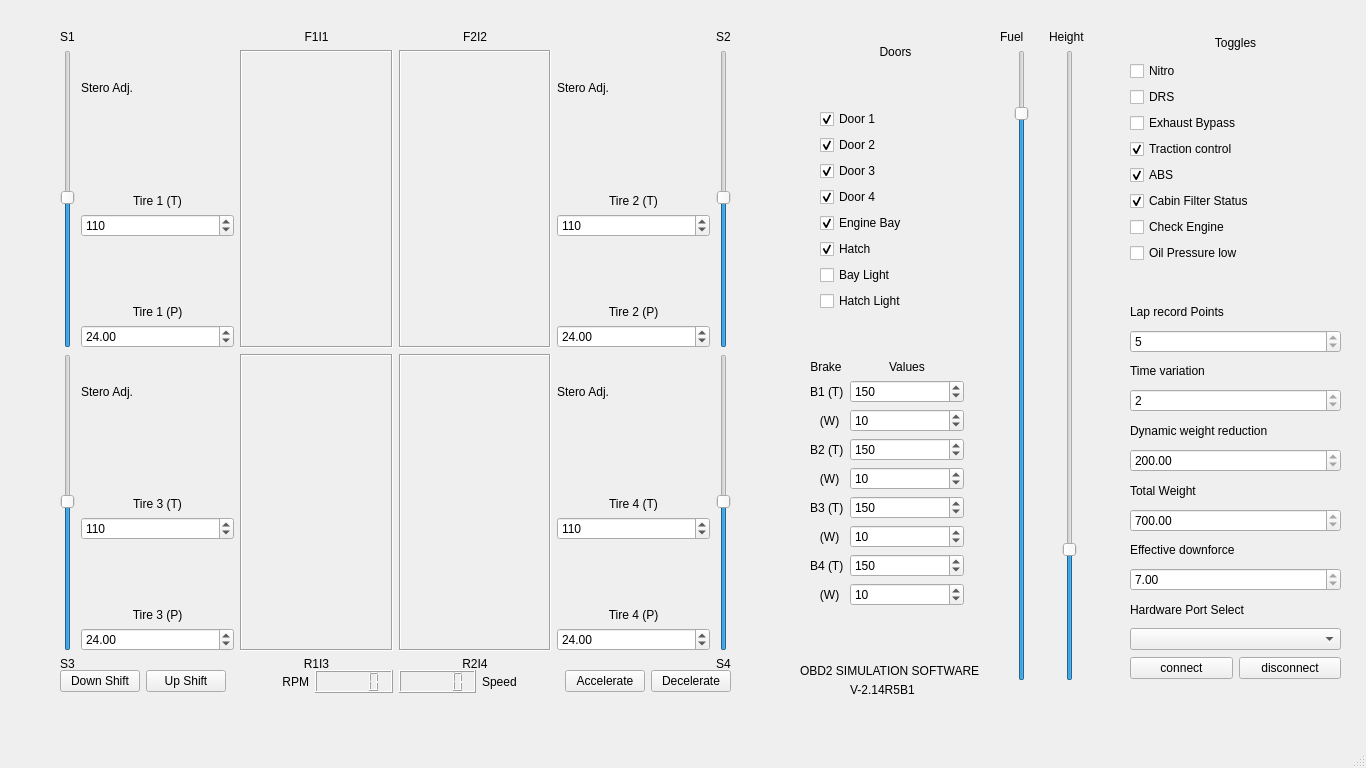
<?xml version="1.0" encoding="UTF-8"?>
<ui version="4.0">
 <class>MainWindow</class>
 <widget class="QMainWindow" name="MainWindow">
  <property name="geometry">
   <rect>
    <x>0</x>
    <y>0</y>
    <width>1366</width>
    <height>768</height>
   </rect>
  </property>
  <property name="minimumSize">
   <size>
    <width>1360</width>
    <height>760</height>
   </size>
  </property>
  <property name="windowTitle">
   <string>MainWindow</string>
  </property>
  <widget class="QWidget" name="centralwidget">
   <widget class="QWidget" name="verticalLayoutWidget">
    <property name="geometry">
     <rect>
      <x>1130</x>
      <y>30</y>
      <width>211</width>
      <height>681</height>
     </rect>
    </property>
    <layout class="QVBoxLayout" name="verticalLayout">
     <item>
      <widget class="QLabel" name="label_5">
       <property name="text">
        <string>Toggles</string>
       </property>
       <property name="alignment">
        <set>Qt::AlignCenter</set>
       </property>
      </widget>
     </item>
     <item>
      <widget class="QCheckBox" name="Nitro">
       <property name="text">
        <string>Nitro</string>
       </property>
      </widget>
     </item>
     <item>
      <widget class="QCheckBox" name="DRS">
       <property name="text">
        <string>DRS</string>
       </property>
      </widget>
     </item>
     <item>
      <widget class="QCheckBox" name="ExhaustBypass">
       <property name="text">
        <string>Exhaust Bypass</string>
       </property>
      </widget>
     </item>
     <item>
      <widget class="QCheckBox" name="TC">
       <property name="text">
        <string>Traction control</string>
       </property>
       <property name="checked">
        <bool>true</bool>
       </property>
      </widget>
     </item>
     <item>
      <widget class="QCheckBox" name="ABS">
       <property name="text">
        <string>ABS</string>
       </property>
       <property name="checked">
        <bool>true</bool>
       </property>
      </widget>
     </item>
     <item>
      <widget class="QCheckBox" name="Cabin">
       <property name="text">
        <string>Cabin Filter Status</string>
       </property>
       <property name="checked">
        <bool>true</bool>
       </property>
      </widget>
     </item>
     <item>
      <widget class="QCheckBox" name="Engine">
       <property name="text">
        <string>Check Engine</string>
       </property>
      </widget>
     </item>
     <item>
      <widget class="QCheckBox" name="OilPressure">
       <property name="text">
        <string>Oil Pressure low </string>
       </property>
      </widget>
     </item>
     <item>
      <widget class="QLabel" name="label_4">
       <property name="text">
        <string/>
       </property>
      </widget>
     </item>
     <item>
      <widget class="QLabel" name="label_33">
       <property name="text">
        <string>Lap record Points</string>
       </property>
      </widget>
     </item>
     <item>
      <widget class="QSpinBox" name="Lrp">
       <property name="readOnly">
        <bool>true</bool>
       </property>
       <property name="maximum">
        <number>100</number>
       </property>
       <property name="value">
        <number>5</number>
       </property>
      </widget>
     </item>
     <item>
      <widget class="QLabel" name="label_6">
       <property name="text">
        <string>Time variation</string>
       </property>
      </widget>
     </item>
     <item>
      <widget class="QSpinBox" name="TV">
       <property name="readOnly">
        <bool>true</bool>
       </property>
       <property name="minimum">
        <number>-99</number>
       </property>
       <property name="value">
        <number>2</number>
       </property>
      </widget>
     </item>
     <item>
      <widget class="QLabel" name="label">
       <property name="text">
        <string>Dynamic weight reduction</string>
       </property>
      </widget>
     </item>
     <item>
      <widget class="QDoubleSpinBox" name="DWR">
       <property name="readOnly">
        <bool>true</bool>
       </property>
       <property name="maximum">
        <double>200.990000000000009</double>
       </property>
       <property name="value">
        <double>200.000000000000000</double>
       </property>
      </widget>
     </item>
     <item>
      <widget class="QLabel" name="label_2">
       <property name="text">
        <string>Total Weight</string>
       </property>
      </widget>
     </item>
     <item>
      <widget class="QDoubleSpinBox" name="TW">
       <property name="readOnly">
        <bool>true</bool>
       </property>
       <property name="minimum">
        <double>700.000000000000000</double>
       </property>
       <property name="maximum">
        <double>1000.000000000000000</double>
       </property>
      </widget>
     </item>
     <item>
      <widget class="QLabel" name="label_3">
       <property name="text">
        <string>Effective downforce</string>
       </property>
      </widget>
     </item>
     <item>
      <widget class="QDoubleSpinBox" name="DF">
       <property name="readOnly">
        <bool>true</bool>
       </property>
       <property name="maximum">
        <double>10.990000000000000</double>
       </property>
       <property name="value">
        <double>7.000000000000000</double>
       </property>
      </widget>
     </item>
     <item>
      <widget class="QLabel" name="label_49">
       <property name="text">
        <string>Hardware Port Select </string>
       </property>
      </widget>
     </item>
     <item>
      <widget class="QComboBox" name="serialPortSelect_comboBox">
       <property name="toolTip">
        <string/>
       </property>
      </widget>
     </item>
     <item>
      <layout class="QGridLayout" name="gridLayout_4">
       <item row="2" column="1" alignment="Qt::AlignVCenter">
        <widget class="QPushButton" name="disconnect_button">
         <property name="text">
          <string>disconnect</string>
         </property>
        </widget>
       </item>
       <item row="2" column="0" alignment="Qt::AlignVCenter">
        <widget class="QPushButton" name="connect_button">
         <property name="text">
          <string>connect</string>
         </property>
        </widget>
       </item>
      </layout>
     </item>
     <item>
      <widget class="QLabel" name="label_16">
       <property name="text">
        <string/>
       </property>
      </widget>
     </item>
    </layout>
   </widget>
   <widget class="QWidget" name="gridLayoutWidget">
    <property name="geometry">
     <rect>
      <x>60</x>
      <y>30</y>
      <width>671</width>
      <height>641</height>
     </rect>
    </property>
    <layout class="QGridLayout" name="gridLayout">
     <item row="1" column="0">
      <widget class="QSlider" name="Sus1">
       <property name="sliderPosition">
        <number>50</number>
       </property>
       <property name="orientation">
        <enum>Qt::Vertical</enum>
       </property>
      </widget>
     </item>
     <item row="4" column="5">
      <widget class="QLabel" name="label_18">
       <property name="text">
        <string>S4</string>
       </property>
      </widget>
     </item>
     <item row="0" column="2">
      <widget class="QLabel" name="label_39">
       <property name="text">
        <string>F1I1</string>
       </property>
       <property name="alignment">
        <set>Qt::AlignCenter</set>
       </property>
      </widget>
     </item>
     <item row="3" column="3">
      <widget class="QLabel" name="label_46">
       <property name="frameShape">
        <enum>QFrame::Box</enum>
       </property>
       <property name="frameShadow">
        <enum>QFrame::Sunken</enum>
       </property>
       <property name="text">
        <string/>
       </property>
       <property name="textFormat">
        <enum>Qt::RichText</enum>
       </property>
       <property name="pixmap">
        <pixmap resource="Resource.qrc">:/Res/R4.png</pixmap>
       </property>
       <property name="scaledContents">
        <bool>false</bool>
       </property>
       <property name="alignment">
        <set>Qt::AlignLeading|Qt::AlignLeft|Qt::AlignTop</set>
       </property>
      </widget>
     </item>
     <item row="1" column="1">
      <layout class="QVBoxLayout" name="verticalLayout_2">
       <item>
        <widget class="QLabel" name="label_32">
         <property name="text">
          <string>Stero Adj.</string>
         </property>
        </widget>
       </item>
       <item>
        <widget class="QLabel" name="label_7">
         <property name="text">
          <string>Tire 1 (T)</string>
         </property>
         <property name="alignment">
          <set>Qt::AlignBottom|Qt::AlignHCenter</set>
         </property>
        </widget>
       </item>
       <item>
        <widget class="QSpinBox" name="T1_t">
         <property name="maximum">
          <number>200</number>
         </property>
         <property name="value">
          <number>110</number>
         </property>
         <property name="displayIntegerBase">
          <number>10</number>
         </property>
        </widget>
       </item>
       <item>
        <widget class="QLabel" name="label_8">
         <property name="text">
          <string>Tire 1 (P)</string>
         </property>
         <property name="alignment">
          <set>Qt::AlignBottom|Qt::AlignHCenter</set>
         </property>
        </widget>
       </item>
       <item>
        <widget class="QDoubleSpinBox" name="T1_p">
         <property name="minimum">
          <double>12.000000000000000</double>
         </property>
         <property name="singleStep">
          <double>0.100000000000000</double>
         </property>
         <property name="value">
          <double>24.000000000000000</double>
         </property>
        </widget>
       </item>
      </layout>
     </item>
     <item row="4" column="2">
      <widget class="QLabel" name="label_37">
       <property name="text">
        <string>R1I3</string>
       </property>
       <property name="alignment">
        <set>Qt::AlignCenter</set>
       </property>
      </widget>
     </item>
     <item row="0" column="0">
      <widget class="QLabel" name="label_41">
       <property name="text">
        <string>S1</string>
       </property>
      </widget>
     </item>
     <item row="3" column="2">
      <widget class="QLabel" name="label_45">
       <property name="frameShape">
        <enum>QFrame::Box</enum>
       </property>
       <property name="frameShadow">
        <enum>QFrame::Sunken</enum>
       </property>
       <property name="text">
        <string/>
       </property>
       <property name="pixmap">
        <pixmap resource="Resource.qrc">:/Res/R3.png</pixmap>
       </property>
       <property name="scaledContents">
        <bool>false</bool>
       </property>
       <property name="alignment">
        <set>Qt::AlignRight|Qt::AlignTop|Qt::AlignTrailing</set>
       </property>
      </widget>
     </item>
     <item row="0" column="5">
      <widget class="QLabel" name="label_42">
       <property name="text">
        <string>S2</string>
       </property>
      </widget>
     </item>
     <item row="3" column="5">
      <widget class="QSlider" name="Sus4">
       <property name="sliderPosition">
        <number>50</number>
       </property>
       <property name="orientation">
        <enum>Qt::Vertical</enum>
       </property>
      </widget>
     </item>
     <item row="3" column="0">
      <widget class="QSlider" name="Sus3">
       <property name="sliderPosition">
        <number>50</number>
       </property>
       <property name="orientation">
        <enum>Qt::Vertical</enum>
       </property>
      </widget>
     </item>
     <item row="4" column="3">
      <widget class="QLabel" name="label_38">
       <property name="text">
        <string>R2I4</string>
       </property>
       <property name="alignment">
        <set>Qt::AlignCenter</set>
       </property>
      </widget>
     </item>
     <item row="3" column="4">
      <layout class="QVBoxLayout" name="verticalLayout_6">
       <item>
        <widget class="QLabel" name="label_34">
         <property name="text">
          <string>Stero Adj.</string>
         </property>
        </widget>
       </item>
       <item>
        <widget class="QLabel" name="label_13">
         <property name="text">
          <string>Tire 4 (T)</string>
         </property>
         <property name="alignment">
          <set>Qt::AlignBottom|Qt::AlignHCenter</set>
         </property>
        </widget>
       </item>
       <item>
        <widget class="QSpinBox" name="T4_t">
         <property name="maximum">
          <number>200</number>
         </property>
         <property name="value">
          <number>110</number>
         </property>
         <property name="displayIntegerBase">
          <number>10</number>
         </property>
        </widget>
       </item>
       <item>
        <widget class="QLabel" name="label_14">
         <property name="text">
          <string>Tire 4 (P)</string>
         </property>
         <property name="alignment">
          <set>Qt::AlignBottom|Qt::AlignHCenter</set>
         </property>
        </widget>
       </item>
       <item>
        <widget class="QDoubleSpinBox" name="T4_p">
         <property name="minimum">
          <double>12.000000000000000</double>
         </property>
         <property name="singleStep">
          <double>0.100000000000000</double>
         </property>
         <property name="value">
          <double>24.000000000000000</double>
         </property>
        </widget>
       </item>
      </layout>
     </item>
     <item row="1" column="3">
      <widget class="QLabel" name="label_44">
       <property name="frameShape">
        <enum>QFrame::Box</enum>
       </property>
       <property name="frameShadow">
        <enum>QFrame::Sunken</enum>
       </property>
       <property name="text">
        <string/>
       </property>
       <property name="pixmap">
        <pixmap resource="Resource.qrc">:/Res/F2.png</pixmap>
       </property>
       <property name="scaledContents">
        <bool>false</bool>
       </property>
       <property name="alignment">
        <set>Qt::AlignBottom|Qt::AlignLeading|Qt::AlignLeft</set>
       </property>
      </widget>
     </item>
     <item row="3" column="1">
      <layout class="QVBoxLayout" name="verticalLayout_5">
       <item>
        <widget class="QLabel" name="label_35">
         <property name="text">
          <string>Stero Adj.</string>
         </property>
        </widget>
       </item>
       <item>
        <widget class="QLabel" name="label_11">
         <property name="text">
          <string>Tire 3 (T)</string>
         </property>
         <property name="alignment">
          <set>Qt::AlignBottom|Qt::AlignHCenter</set>
         </property>
        </widget>
       </item>
       <item>
        <widget class="QSpinBox" name="T3_t">
         <property name="maximum">
          <number>200</number>
         </property>
         <property name="value">
          <number>110</number>
         </property>
         <property name="displayIntegerBase">
          <number>10</number>
         </property>
        </widget>
       </item>
       <item>
        <widget class="QLabel" name="label_12">
         <property name="text">
          <string>Tire 3 (P)</string>
         </property>
         <property name="alignment">
          <set>Qt::AlignBottom|Qt::AlignHCenter</set>
         </property>
        </widget>
       </item>
       <item>
        <widget class="QDoubleSpinBox" name="T3_p">
         <property name="minimum">
          <double>12.000000000000000</double>
         </property>
         <property name="singleStep">
          <double>0.100000000000000</double>
         </property>
         <property name="value">
          <double>24.000000000000000</double>
         </property>
        </widget>
       </item>
      </layout>
     </item>
     <item row="1" column="5">
      <widget class="QSlider" name="Sus2">
       <property name="sliderPosition">
        <number>50</number>
       </property>
       <property name="orientation">
        <enum>Qt::Vertical</enum>
       </property>
      </widget>
     </item>
     <item row="1" column="2">
      <widget class="QLabel" name="label_47">
       <property name="frameShape">
        <enum>QFrame::Box</enum>
       </property>
       <property name="frameShadow">
        <enum>QFrame::Sunken</enum>
       </property>
       <property name="lineWidth">
        <number>1</number>
       </property>
       <property name="midLineWidth">
        <number>0</number>
       </property>
       <property name="text">
        <string/>
       </property>
       <property name="pixmap">
        <pixmap resource="Resource.qrc">:/Res/F1.png</pixmap>
       </property>
       <property name="scaledContents">
        <bool>false</bool>
       </property>
       <property name="alignment">
        <set>Qt::AlignBottom|Qt::AlignRight|Qt::AlignTrailing</set>
       </property>
      </widget>
     </item>
     <item row="1" column="4">
      <layout class="QVBoxLayout" name="verticalLayout_4">
       <item>
        <widget class="QLabel" name="label_36">
         <property name="text">
          <string>Stero Adj.</string>
         </property>
        </widget>
       </item>
       <item>
        <widget class="QLabel" name="label_9">
         <property name="text">
          <string>Tire 2 (T)</string>
         </property>
         <property name="alignment">
          <set>Qt::AlignBottom|Qt::AlignHCenter</set>
         </property>
        </widget>
       </item>
       <item>
        <widget class="QSpinBox" name="T2_t">
         <property name="maximum">
          <number>200</number>
         </property>
         <property name="value">
          <number>110</number>
         </property>
         <property name="displayIntegerBase">
          <number>10</number>
         </property>
        </widget>
       </item>
       <item>
        <widget class="QLabel" name="label_10">
         <property name="text">
          <string>Tire 2 (P)</string>
         </property>
         <property name="alignment">
          <set>Qt::AlignBottom|Qt::AlignHCenter</set>
         </property>
        </widget>
       </item>
       <item>
        <widget class="QDoubleSpinBox" name="T2_p">
         <property name="minimum">
          <double>12.000000000000000</double>
         </property>
         <property name="singleStep">
          <double>0.100000000000000</double>
         </property>
         <property name="value">
          <double>24.000000000000000</double>
         </property>
        </widget>
       </item>
      </layout>
     </item>
     <item row="0" column="3">
      <widget class="QLabel" name="label_40">
       <property name="text">
        <string>F2I2</string>
       </property>
       <property name="alignment">
        <set>Qt::AlignCenter</set>
       </property>
      </widget>
     </item>
     <item row="4" column="0">
      <widget class="QLabel" name="label_17">
       <property name="text">
        <string>S3</string>
       </property>
      </widget>
     </item>
    </layout>
   </widget>
   <widget class="QWidget" name="formLayoutWidget">
    <property name="geometry">
     <rect>
      <x>1000</x>
      <y>30</y>
      <width>91</width>
      <height>651</height>
     </rect>
    </property>
    <layout class="QGridLayout" name="gridLayout_2">
     <item row="0" column="0">
      <widget class="QLabel" name="label_15">
       <property name="text">
        <string>Fuel</string>
       </property>
      </widget>
     </item>
     <item row="0" column="1">
      <widget class="QLabel" name="rideHeight">
       <property name="text">
        <string>Height</string>
       </property>
      </widget>
     </item>
     <item row="1" column="0" alignment="Qt::AlignHCenter">
      <widget class="QSlider" name="Fuel">
       <property name="sliderPosition">
        <number>90</number>
       </property>
       <property name="orientation">
        <enum>Qt::Vertical</enum>
       </property>
      </widget>
     </item>
     <item row="1" column="1" alignment="Qt::AlignHCenter">
      <widget class="QSlider" name="verticalSlider_6">
       <property name="layoutDirection">
        <enum>Qt::LeftToRight</enum>
       </property>
       <property name="sliderPosition">
        <number>20</number>
       </property>
       <property name="orientation">
        <enum>Qt::Vertical</enum>
       </property>
      </widget>
     </item>
    </layout>
   </widget>
   <widget class="QWidget" name="verticalLayoutWidget_2">
    <property name="geometry">
     <rect>
      <x>820</x>
      <y>0</y>
      <width>151</width>
      <height>311</height>
     </rect>
    </property>
    <layout class="QVBoxLayout" name="verticalLayout_3">
     <item>
      <widget class="QLabel" name="label_21">
       <property name="text">
        <string>Doors</string>
       </property>
       <property name="alignment">
        <set>Qt::AlignCenter</set>
       </property>
      </widget>
     </item>
     <item>
      <widget class="QCheckBox" name="D1">
       <property name="text">
        <string>Door 1</string>
       </property>
       <property name="checked">
        <bool>true</bool>
       </property>
      </widget>
     </item>
     <item>
      <widget class="QCheckBox" name="D2">
       <property name="text">
        <string>Door 2</string>
       </property>
       <property name="checked">
        <bool>true</bool>
       </property>
      </widget>
     </item>
     <item>
      <widget class="QCheckBox" name="D3">
       <property name="text">
        <string>Door 3</string>
       </property>
       <property name="checked">
        <bool>true</bool>
       </property>
      </widget>
     </item>
     <item>
      <widget class="QCheckBox" name="D4">
       <property name="text">
        <string>Door 4</string>
       </property>
       <property name="checked">
        <bool>true</bool>
       </property>
      </widget>
     </item>
     <item>
      <widget class="QCheckBox" name="EngineBay">
       <property name="text">
        <string>Engine Bay</string>
       </property>
       <property name="checked">
        <bool>true</bool>
       </property>
      </widget>
     </item>
     <item>
      <widget class="QCheckBox" name="Hatch">
       <property name="text">
        <string>Hatch</string>
       </property>
       <property name="checked">
        <bool>true</bool>
       </property>
      </widget>
     </item>
     <item>
      <widget class="QCheckBox" name="BayLight">
       <property name="text">
        <string>Bay Light</string>
       </property>
      </widget>
     </item>
     <item>
      <widget class="QCheckBox" name="HatchLight">
       <property name="text">
        <string>Hatch Light</string>
       </property>
      </widget>
     </item>
    </layout>
   </widget>
   <widget class="QWidget" name="formLayoutWidget_2">
    <property name="geometry">
     <rect>
      <x>810</x>
      <y>360</y>
      <width>154</width>
      <height>281</height>
     </rect>
    </property>
    <layout class="QFormLayout" name="formLayout">
     <property name="fieldGrowthPolicy">
      <enum>QFormLayout::AllNonFixedFieldsGrow</enum>
     </property>
     <property name="rowWrapPolicy">
      <enum>QFormLayout::DontWrapRows</enum>
     </property>
     <item row="0" column="0">
      <widget class="QLabel" name="label_22">
       <property name="text">
        <string>Brake</string>
       </property>
       <property name="alignment">
        <set>Qt::AlignCenter</set>
       </property>
      </widget>
     </item>
     <item row="1" column="1">
      <widget class="QSpinBox" name="B1_t">
       <property name="maximum">
        <number>1000</number>
       </property>
       <property name="value">
        <number>150</number>
       </property>
      </widget>
     </item>
     <item row="1" column="0">
      <widget class="QLabel" name="label_24">
       <property name="text">
        <string>B1 (T)</string>
       </property>
      </widget>
     </item>
     <item row="2" column="0">
      <widget class="QLabel" name="label_25">
       <property name="text">
        <string>   (W)</string>
       </property>
      </widget>
     </item>
     <item row="3" column="0">
      <widget class="QLabel" name="label_26">
       <property name="text">
        <string>B2 (T)</string>
       </property>
      </widget>
     </item>
     <item row="4" column="0">
      <widget class="QLabel" name="label_27">
       <property name="text">
        <string>   (W)</string>
       </property>
      </widget>
     </item>
     <item row="5" column="0">
      <widget class="QLabel" name="label_28">
       <property name="text">
        <string>B3 (T)</string>
       </property>
      </widget>
     </item>
     <item row="6" column="0">
      <widget class="QLabel" name="label_29">
       <property name="text">
        <string>   (W)</string>
       </property>
      </widget>
     </item>
     <item row="7" column="0">
      <widget class="QLabel" name="label_30">
       <property name="text">
        <string>B4 (T)</string>
       </property>
      </widget>
     </item>
     <item row="8" column="0">
      <widget class="QLabel" name="label_31">
       <property name="text">
        <string>   (W)</string>
       </property>
      </widget>
     </item>
     <item row="2" column="1">
      <widget class="QSpinBox" name="B1_w">
       <property name="maximum">
        <number>100</number>
       </property>
       <property name="value">
        <number>10</number>
       </property>
      </widget>
     </item>
     <item row="3" column="1">
      <widget class="QSpinBox" name="B2_t">
       <property name="maximum">
        <number>1000</number>
       </property>
       <property name="value">
        <number>150</number>
       </property>
      </widget>
     </item>
     <item row="5" column="1">
      <widget class="QSpinBox" name="B3_t">
       <property name="maximum">
        <number>1000</number>
       </property>
       <property name="value">
        <number>150</number>
       </property>
      </widget>
     </item>
     <item row="7" column="1">
      <widget class="QSpinBox" name="B4_t">
       <property name="maximum">
        <number>1000</number>
       </property>
       <property name="value">
        <number>150</number>
       </property>
      </widget>
     </item>
     <item row="4" column="1">
      <widget class="QSpinBox" name="B2_w">
       <property name="maximum">
        <number>100</number>
       </property>
       <property name="value">
        <number>10</number>
       </property>
      </widget>
     </item>
     <item row="6" column="1">
      <widget class="QSpinBox" name="B3_w">
       <property name="maximum">
        <number>100</number>
       </property>
       <property name="value">
        <number>10</number>
       </property>
      </widget>
     </item>
     <item row="8" column="1">
      <widget class="QSpinBox" name="B4_w">
       <property name="maximum">
        <number>100</number>
       </property>
       <property name="value">
        <number>10</number>
       </property>
      </widget>
     </item>
     <item row="0" column="1">
      <widget class="QLabel" name="label_23">
       <property name="text">
        <string>Values</string>
       </property>
       <property name="alignment">
        <set>Qt::AlignCenter</set>
       </property>
      </widget>
     </item>
    </layout>
   </widget>
   <widget class="QWidget" name="gridLayoutWidget_2">
    <property name="geometry">
     <rect>
      <x>60</x>
      <y>670</y>
      <width>671</width>
      <height>33</height>
     </rect>
    </property>
    <layout class="QGridLayout" name="gridLayout_3">
     <item row="1" column="7">
      <widget class="QPushButton" name="pushButton_2">
       <property name="text">
        <string>Accelerate</string>
       </property>
      </widget>
     </item>
     <item row="1" column="4">
      <widget class="QLCDNumber" name="lcdNumber">
       <property name="value" stdset="0">
        <double>0.000000000000000</double>
       </property>
       <property name="intValue" stdset="0">
        <number>0</number>
       </property>
      </widget>
     </item>
     <item row="1" column="8">
      <widget class="QPushButton" name="Accelerator">
       <property name="text">
        <string>Decelerate</string>
       </property>
       <property name="shortcut">
        <string comment=" "/>
       </property>
       <property name="autoRepeat">
        <bool>true</bool>
       </property>
      </widget>
     </item>
     <item row="1" column="2">
      <widget class="QLabel" name="label_19">
       <property name="text">
        <string>RPM</string>
       </property>
       <property name="alignment">
        <set>Qt::AlignRight|Qt::AlignTrailing|Qt::AlignVCenter</set>
       </property>
      </widget>
     </item>
     <item row="1" column="0">
      <widget class="QPushButton" name="GearShift">
       <property name="text">
        <string>Down Shift</string>
       </property>
      </widget>
     </item>
     <item row="1" column="1">
      <widget class="QPushButton" name="pushButton">
       <property name="text">
        <string>Up Shift</string>
       </property>
      </widget>
     </item>
     <item row="1" column="5">
      <widget class="QLCDNumber" name="lcdNumber_2">
       <property name="value" stdset="0">
        <double>0.000000000000000</double>
       </property>
       <property name="intValue" stdset="0">
        <number>0</number>
       </property>
      </widget>
     </item>
     <item row="1" column="6">
      <widget class="QLabel" name="label_20">
       <property name="text">
        <string>Speed</string>
       </property>
      </widget>
     </item>
     <item row="2" column="2">
      <spacer name="verticalSpacer_2">
       <property name="orientation">
        <enum>Qt::Vertical</enum>
       </property>
       <property name="sizeHint" stdset="0">
        <size>
         <width>20</width>
         <height>40</height>
        </size>
       </property>
      </spacer>
     </item>
    </layout>
   </widget>
   <widget class="QLabel" name="label_43">
    <property name="geometry">
     <rect>
      <x>800</x>
      <y>660</y>
      <width>191</width>
      <height>21</height>
     </rect>
    </property>
    <property name="text">
     <string>OBD2 SIMULATION SOFTWARE</string>
    </property>
   </widget>
   <widget class="QLabel" name="label_48">
    <property name="geometry">
     <rect>
      <x>850</x>
      <y>680</y>
      <width>111</width>
      <height>20</height>
     </rect>
    </property>
    <property name="text">
     <string>V-2.14R5B1</string>
    </property>
   </widget>
  </widget>
  <widget class="QStatusBar" name="statusbar"/>
 </widget>
 <resources>
  <include location="Resource.qrc"/>
 </resources>
 <connections/>
</ui>
